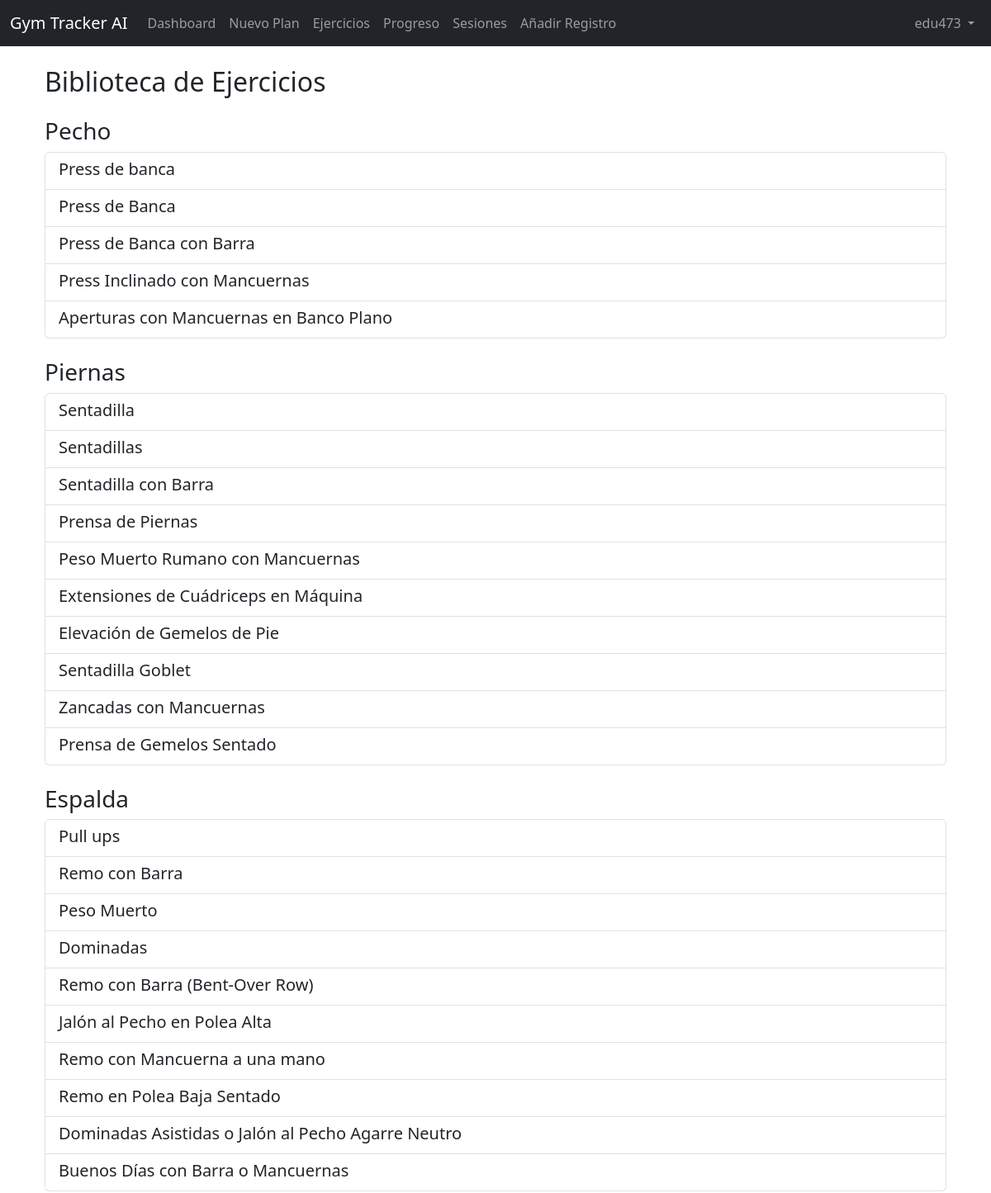
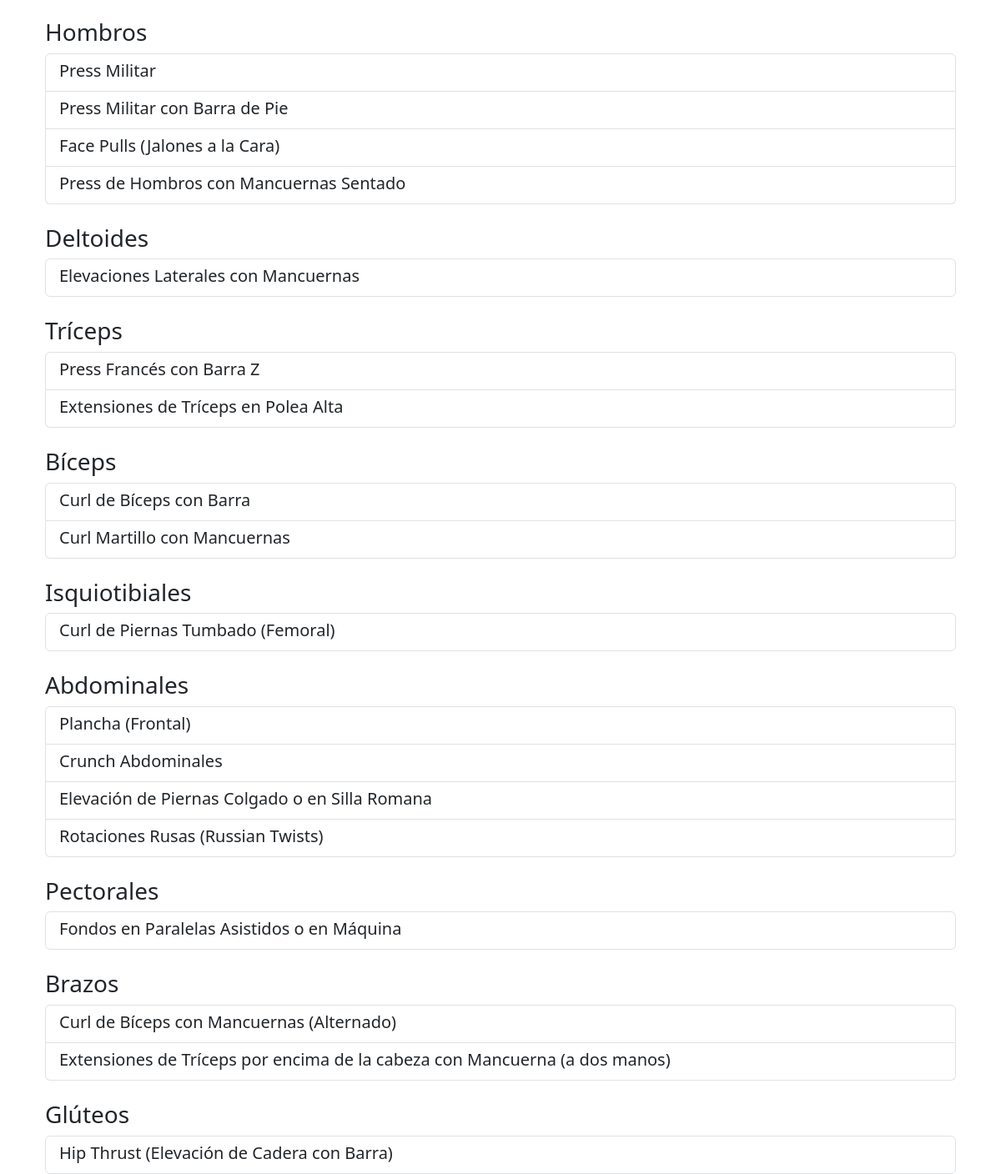
Page /ejercicios/ (signed in) on the committed database (2 pictures, top to bottom).
### tracker/models.py (models this page shows, shortened)
class Ejercicio(models.Model):
    nombre = models.CharField(max_length=100, unique=True, help_text="Nombre del ejercicio")
    descripcion = models.TextField(help_text="Descripción detallada del ejercicio", null=True, blank=True)
    muscle_group = models.CharField(max_length=50, help_text="Grupo muscular principal", null=True, blank=True)

### tracker/views.py (the view)
# urls.py: path('ejercicios/', EjercicioListView.as_view(), name='lista-ejercicios'),
class EjercicioListView(LoginRequiredMixin, ListView):
    model = Ejercicio
    template_name = 'tracker/ejercicio_list.html'
    def get_context_data(self, **kwargs):
        context = super().get_context_data(**kwargs)
        ejercicios = context['object_list']
        ejercicios_agrupados = {}
        for ejercicio in ejercicios:
            if ejercicio.muscle_group not in ejercicios_agrupados:
                ejercicios_agrupados[ejercicio.muscle_group] = []
            ejercicios_agrupados[ejercicio.muscle_group].append(ejercicio)
        context['ejercicios_agrupados'] = ejercicios_agrupados
        return context
    def get_queryset(self):
        ejercicios = super().get_queryset()
        for ejercicio in ejercicios:
            if not ejercicio.descripcion or not ejercicio.muscle_group:
                try:
                    genai.configure(api_key=os.environ.get('api_key'))
                    model = genai.GenerativeModel('gemini-2.5-flash')
                    if not ejercicio.descripcion:
                        prompt = f"""
                        Proporciona una descripción detallada de cómo realizar el siguiente ejercicio: {ejercicio.nombre}.
                        La descripción debe ser clara, concisa y fácil de entender para un principiante, y debe estar en formato markdown.
                        """
                        response = model.generate_content(prompt)
                        ejercicio.descripcion = response.text
                    if not ejercicio.muscle_group:
                        prompt = f"""
                        ¿Cuál es el grupo muscular principal que trabaja el siguiente ejercicio: {ejercicio.nombre}?
                        Responde solo con el nombre del grupo muscular (ej: Pecho, Espalda, Piernas, etc.).
                        """
                        response = model.generate_content(prompt)
                        ejercicio.muscle_group = response.text.strip()
                    ejercicio.save()
                except Exception as e:
                    print(f"Error al generar datos para {ejercicio.nombre}: {e}")
        return ejercicios

### tracker/templates/tracker/ejercicio_list.html
{% extends 'tracker/base.html' %}
{% block content %}
<div class="container mt-4">
    <h2>Biblioteca de Ejercicios</h2>
    {% for group, exercises in ejercicios_agrupados.items %}
        <h3 class="mt-4">{{ group }}</h3>
        <div class="list-group mt-2">
            {% for ejercicio in exercises %}
                <a href="{% url 'detalle-ejercicio' ejercicio.pk %}" class="list-group-item list-group-item-action">
                    <div class="d-flex w-100 justify-content-between">
                        <h5 class="mb-1">{{ ejercicio.nombre }}</h5>
                    </div>
                </a>
            {% endfor %}
        </div>
    {% endfor %}
</div>
{% endblock %}

### tracker/templates/tracker/base.html (shortened to what this page needs)
<!DOCTYPE html>
<html lang="es">
<head>
    <link href="https://cdn.jsdelivr.net/npm/bootstrap@5.3.0/dist/css/bootstrap.min.css" rel="stylesheet">
</head>
<body>
    <nav class="navbar navbar-expand-lg navbar-dark bg-dark">
        <div class="container-fluid">
            <a class="navbar-brand" href="{% url 'dashboard' %}">Gym Tracker AI</a>
            <div class="collapse navbar-collapse" id="navbarNav">
                <ul class="navbar-nav me-auto mb-2 mb-lg-0">
                    {% if user.is_authenticated %}
                        <li class="nav-item">
                            <a class="nav-link" href="{% url 'dashboard' %}">Dashboard</a>
                        </li>
                        <li class="nav-item">
                            <a class="nav-link" href="{% url 'crear-plan' %}">Nuevo Plan</a>
                        </li>
                        <li class="nav-item">
                            <a class="nav-link" href="{% url 'lista-ejercicios' %}">Ejercicios</a>
                        </li>
                        <li class="nav-item">
                            <a class="nav-link" href="{% url 'progreso' %}">Progreso</a>
                        </li>
                        <li class="nav-item">
                            <a class="nav-link" href="{% url 'lista-sesiones' %}">Sesiones</a>
                        </li>
                        <li class="nav-item">
                            <a class="nav-link" href="{% url 'agregar-registro' %}">Añadir Registro</a>
                        </li>
                    {% endif %}
                </ul>
                <ul class="navbar-nav">
                    {% if user.is_authenticated %}
                        <li class="nav-item dropdown">
                            <a class="nav-link dropdown-toggle" href="#" id="navbarDropdown" role="button" data-bs-toggle="dropdown" aria-expanded="false">
                                {{ user.username }}
                            </a>
                        </li>
                    {% endif %}
                </ul>
            </div>
        </div>
    </nav>
    <main class="container mt-4">
        {% block content %}
        {% endblock %}
    </main>
</body>
</html>

### rows in the picture
Ejercicio: muscle_group "Pecho", nombre "Press de banca"
Ejercicio: nombre "Press de Banca"
Ejercicio: nombre "Press de Banca con Barra"
Ejercicio: nombre "Press Inclinado con Mancuernas"
Ejercicio: nombre "Aperturas con Mancuernas en Banco Plano"
Ejercicio: muscle_group "Piernas", nombre "Sentadilla"
Ejercicio: nombre "Sentadillas"
Ejercicio: nombre "Sentadilla con Barra"
Ejercicio: nombre "Prensa de Piernas"
Ejercicio: nombre "Peso Muerto Rumano con Mancuernas"
Ejercicio: nombre "Extensiones de Cuádriceps en Máquina"
Ejercicio: nombre "Elevación de Gemelos de Pie"
Ejercicio: nombre "Sentadilla Goblet"
Ejercicio: nombre "Zancadas con Mancuernas"
Ejercicio: nombre "Prensa de Gemelos Sentado"
Ejercicio: muscle_group "Espalda", nombre "Pull ups"
Ejercicio: nombre "Remo con Barra"
Ejercicio: nombre "Peso Muerto"
Ejercicio: nombre "Dominadas"
Ejercicio: nombre "Remo con Barra (Bent-Over Row)"
Ejercicio: nombre "Jalón al Pecho en Polea Alta"
Ejercicio: nombre "Remo con Mancuerna a una mano"
Ejercicio: nombre "Remo en Polea Baja Sentado"
Ejercicio: nombre "Dominadas Asistidas o Jalón al Pecho Agarre Neutro"
Ejercicio: nombre "Buenos Días con Barra o Mancuernas"
Ejercicio: muscle_group "Hombros", nombre "Press Militar"
Ejercicio: nombre "Press Militar con Barra de Pie"
Ejercicio: nombre "Face Pulls (Jalones a la Cara)"
Ejercicio: nombre "Press de Hombros con Mancuernas Sentado"
Ejercicio: muscle_group "Deltoides", nombre "Elevaciones Laterales con Mancuernas"
Ejercicio: muscle_group "Tríceps", nombre "Press Francés con Barra Z"
Ejercicio: nombre "Extensiones de Tríceps en Polea Alta"
Ejercicio: muscle_group "Bíceps", nombre "Curl de Bíceps con Barra"
Ejercicio: nombre "Curl Martillo con Mancuernas"
Ejercicio: muscle_group "Isquiotibiales", nombre "Curl de Piernas Tumbado (Femoral)"
Ejercicio: muscle_group "Abdominales", nombre "Plancha (Frontal)"
Ejercicio: nombre "Crunch Abdominales"
Ejercicio: nombre "Elevación de Piernas Colgado o en Silla Romana"
Ejercicio: nombre "Rotaciones Rusas (Russian Twists)"
Ejercicio: muscle_group "Pectorales", nombre "Fondos en Paralelas Asistidos o en Máquina"
Ejercicio: muscle_group "Brazos", nombre "Curl de Bíceps con Mancuernas (Alternado)"
Ejercicio: nombre "Extensiones de Tríceps por encima de la cabeza con Mancuerna (a dos manos)"
Ejercicio: muscle_group "Glúteos", nombre "Hip Thrust (Elevación de Cadera con Barra)"

### other values in the picture
{{ user.username }} "edu473"
